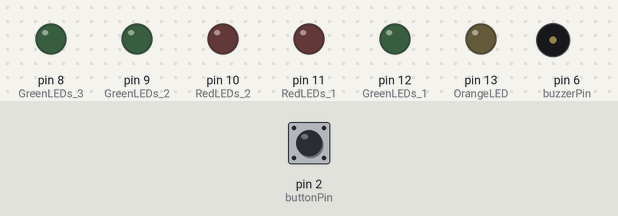
This sketch was run on a simulated Arduino Uno, built with avr-gcc and run on an emulated ATmega328P. On the bench: output pins drawn as LEDs (lit = HIGH), buzzer (waves = sounding). The test bench sets the inputs (shaded band); at power-on: pin 2 (buttonPin) HIGH.

Above: at 1.2 s.
1.3 s: pin 2 (buttonPin) pulled LOW for 0.15 s
At 2.4 s:
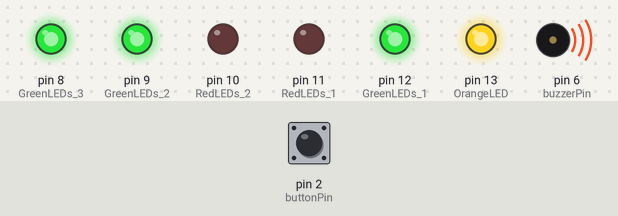
At 7.2 s:
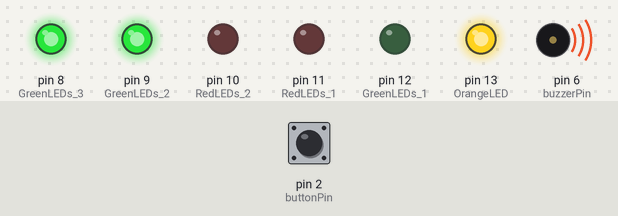
Timing chart, 0 to 10.3 s (numbered marks = the images above; inputs shaded):
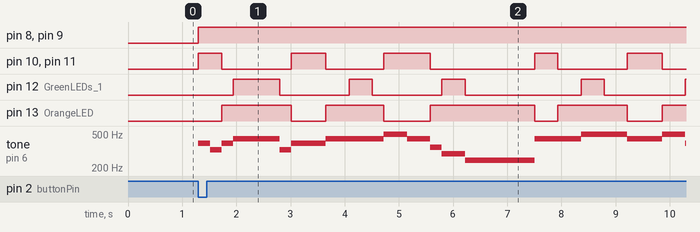

Measured:
- after the input at 1.3 s, pin 8 (GreenLEDs_3), pin 9 (GreenLEDs_2): LOW → HIGH at once

The sketch:

chrima_tree.ino
```cpp
#include "notes.h"
// --- Timing control ---
const int BPM = 280;               // beats per minute
const int QUARTER = 60000 / BPM;   // 1 beat = 60000ms / BPM
const int HALF = QUARTER * 2;      // half note lasts 2 beats
const int FULL = QUARTER * 4;      // so on and so forth....
const int LONG = QUARTER * 6;
const int REST = 0;

const unsigned int silence[] = {};
const unsigned int silence_dur[] = {};
//phrase 1
const unsigned int first_notes[]  = {g, e, g, a, e, g, g, a,
                                      a, a, b, a, f, d, b3};
//phrase 2
const unsigned int sec_notes[]    = {a, a, a, b, b, a, a, b,
                                     g, e, g, gS, a, b3, c, c, c};
//youuuu will get a sentimental feeeeling
const unsigned int third_notes[]  = {a, gS, a, gS, a, f, f, a, b, g, e, g, b, b,
                                      b, c5, b, c5, b, c5, a, b, c5,
                                      d5, c5, b, a, g, a, b, a, g, g};

const unsigned int ending_notes[] = {g, e, g, a, e, g, g, a,
                                      a, a, b, a, f, d, b3, b3, b3,
                                      a, a, a, b, b, a, a, b,
                                      g, e, g, gS, a, d5, c5};

const unsigned int first_dur[]    = {QUARTER, QUARTER, QUARTER, FULL, QUARTER, HALF, QUARTER, HALF,
                                    HALF, QUARTER, HALF, HALF, QUARTER, HALF, LONG, HALF, QUARTER};

const unsigned int sec_dur[] = {QUARTER, QUARTER, HALF, HALF, HALF, QUARTER, HALF, HALF,
                                      HALF, QUARTER, HALF, HALF, HALF, QUARTER, LONG, HALF, QUARTER};

const unsigned int third_dur[] = {HALF, HALF, HALF, HALF, HALF, QUARTER, HALF, HALF, HALF, FULL, QUARTER, QUARTER, LONG, HALF,
                                    QUARTER, HALF, HALF, HALF, HALF, HALF, QUARTER, HALF, FULL,
                                    HALF, QUARTER, HALF, HALF, HALF, QUARTER, HALF, QUARTER, HALF, QUARTER };

const unsigned int ending_dur[] = {QUARTER, QUARTER, QUARTER, FULL, QUARTER, HALF, QUARTER, HALF,
                                    HALF, QUARTER, HALF, HALF, QUARTER, HALF, LONG, HALF, QUARTER,
                                    QUARTER, QUARTER, HALF, HALF, HALF, QUARTER, HALF, HALF,
                                    HALF, QUARTER, FULL, FULL, FULL, FULL, LONG * 2};
// Leds
int counter = 0;
int buzzerPin = 6;
int GreenLEDs_1 = 12;
int GreenLEDs_2 = 9;
int GreenLEDs_3 = 8;
int RedLEDs_1 = 11;
int RedLEDs_2 = 10;
int OrangeLED = 13;
int buttonPin = 2;

int buttonState = 0; //variable for reading pushbutton status

void buzzer_and_leds_setup()
{
  //Setup pin modes
  pinMode(buzzerPin, OUTPUT); //starting from top to bottom of chrima tree
  pinMode(OrangeLED, OUTPUT);
  pinMode(GreenLEDs_1, OUTPUT);
  // bottom part of chrima tree
  pinMode(GreenLEDs_2, OUTPUT);
  pinMode(GreenLEDs_3, OUTPUT);
  pinMode(RedLEDs_1, OUTPUT);
  pinMode(RedLEDs_2, OUTPUT);
  pinMode(buttonPin, INPUT_PULLUP);

}

void setup()
{
  // put your setup code here, to run once:
  Serial.begin(115200);
  while (Serial.available()) {}
  buzzer_and_leds_setup();
}

void loop()
{
  buttonState = digitalRead(buttonPin); //reading state of pushbutton
  if(buttonState == LOW)
  {
      // Play Rockin' Around the Chrima Tree
    play_song(first_notes, first_dur, sizeof(first_notes)/sizeof(int));
    play_song(sec_notes,   sec_dur,   sizeof(sec_notes)/sizeof(int));
    play_song(third_notes, third_dur, sizeof(third_notes)/sizeof(int));
    play_song(ending_notes, ending_dur, sizeof(ending_notes)/sizeof(int));
    delay(1000);
  } else
  {
    play_song(0, 0, 0);
  }

}

void play_song(int notes[], unsigned int duration[], unsigned int arr_size)
{
  for (int i=0; i < arr_size; i++)
  {
    beep(notes[i], duration[i]);
  }
}

void beep(int note, int duration)
{
  //Play tone on buzzerPin
  tone(buzzerPin, note, duration);
  digitalWrite(GreenLEDs_2, HIGH);
  digitalWrite(GreenLEDs_3, HIGH);
  //Play different LED depending on value of 'counter'
  if(counter % 5 == 0)
  {
    digitalWrite(RedLEDs_1, HIGH);
    digitalWrite(RedLEDs_2, HIGH);
    delay(duration);
    digitalWrite(RedLEDs_1, LOW);
    digitalWrite(RedLEDs_2, LOW);

  }
  else if (counter % 5 == 1)
  {
    digitalWrite(RedLEDs_1, HIGH);
    digitalWrite(RedLEDs_2, HIGH);
    delay(duration);
    digitalWrite(RedLEDs_1, LOW);
    digitalWrite(RedLEDs_2, LOW);
  }
  else if (counter % 5 == 2)
  {
    digitalWrite(OrangeLED, HIGH);
    delay(duration);
  }
  else if (counter % 5 == 3)
  {
    digitalWrite(GreenLEDs_1, HIGH);
    delay(duration);
    digitalWrite(GreenLEDs_1, LOW);

  }
  else
  {
    delay(duration);
    digitalWrite(OrangeLED, LOW);
    digitalWrite(RedLEDs_2, LOW);
    digitalWrite(RedLEDs_1, LOW);
  }

  digitalWrite(GreenLEDs_1, LOW);
  digitalWrite(GreenLEDs_2, LOW);
  digitalWrite(GreenLEDs_3, LOW);
  //Stop tone on buzzerPin
  noTone(buzzerPin);

  //Increment counter
  counter++;
}
```

notes.h
```cpp
const int c = 261;
const int d = 294;
const int e = 329;
const int f = 349;
const int g = 391;
const int gS = 415;
const int a = 440;
const int aS = 455;
const int b = 494;
const int cH = 523;
const int cSH = 554;


const int b3 =  247;
const int c5 = 523;
const int d5 = 587;
```
